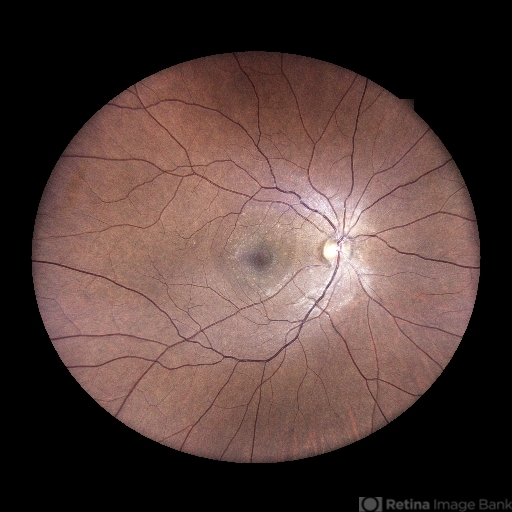
#> input picture retina_images/retina-4.jpeg, 512 x 512 px
$ python retina_analysis.py
#> lines starting #> are read from the running program, lines starting #| are printed output that depends on the picture; after the words box and inside, x2 and y2 are one past the last pixel; in counts of white or black regions, pixels touching at a corner belong together
#> in create_composite, image is the input picture: shape (512, 512, 3); mean B, G, R 56.3, 60.6, 81.6
### segment_roi.py
import cv2
import numpy as np

def segment_roi(image):
    if image is None:
        print("Error: Could not load image")
        exit()

    # Convert to grayscale
    gray = cv2.cvtColor(image, cv2.COLOR_BGR2GRAY)

    # Apply Gaussian blur
    blur = cv2.GaussianBlur(gray, (5, 5), 0)

    # Thresholding
    _, thresh = cv2.threshold(blur, 10, 255, cv2.THRESH_BINARY)
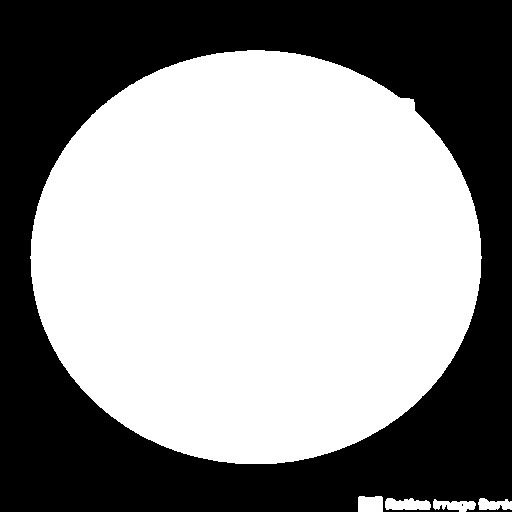
#> thresh: shape (512, 512); 56.6% white; 2 black regions (1 under 20 px)

    # Find contours
    contours, _ = cv2.findContours(thresh, cv2.RETR_EXTERNAL, cv2.CHAIN_APPROX_SIMPLE)
#> contours = 5 contours; box (x1, y1, x2, y2) and area: (30, 50, 482, 464) 146150, (385, 498, 431, 510) 400, (358, 496, 383, 512) 349, (433, 499, 476, 512) 308, (478, 498, 512, 510) 260
    contours = sorted(contours, key=cv2.contourArea, reverse=True)

    # Create mask
    mask = np.zeros_like(gray)
    cv2.drawContours(mask, [contours[0]], -1, 255, thickness=cv2.FILLED)
#> mask: shape (512, 512); 56% white; 1 black region, box (x1, y1, x2, y2) and area: (0, 0, 512, 512) 115375

    # Create segmented image
    segmented = cv2.bitwise_and(image, image, mask=mask)

    # Create overlay
    overlay = image.copy()
    overlay[mask == 0] = [255, 255, 255]  # White background
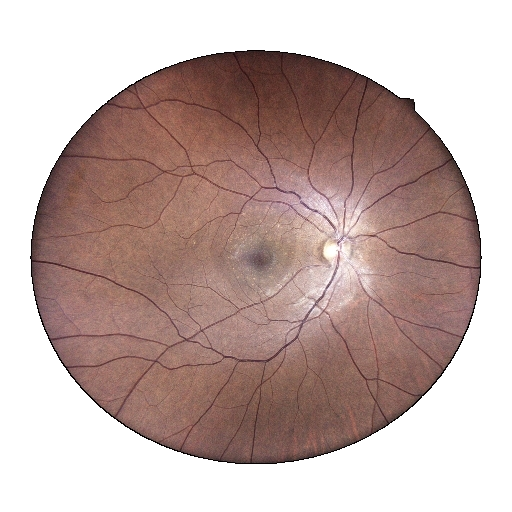
#> overlay: shape (512, 512, 3); mean B, G, R 168.3, 172.6, 193.6

    return segmented, overlay

### segment_optic_disk.py
import cv2
import numpy as np

def segment_optic_disk(image):
    if image is None:
        print("Error: Could not load image")
        exit()

    # Convert to grayscale
    gray = cv2.cvtColor(image, cv2.COLOR_BGR2GRAY)
    blurred = cv2.medianBlur(gray, 5)

    # Apply CLAHE
    clahe = cv2.createCLAHE(clipLimit=2.0, tileGridSize=(8, 8))
    enhanced = clahe.apply(blurred)

    # Thresholding
    _, thresh = cv2.threshold(enhanced, 235, 255, cv2.THRESH_BINARY)
#> thresh: shape (512, 512); 0.19% white; 16 white regions (14 under 20 px), largest, box (x1, y1, x2, y2) and area: (324, 244, 349, 262) 291, (337, 264, 354, 277) 119

    # Morphological operations
    kernel = cv2.getStructuringElement(cv2.MORPH_ELLIPSE, (15, 15))
    closed = cv2.morphologyEx(thresh, cv2.MORPH_CLOSE, kernel)
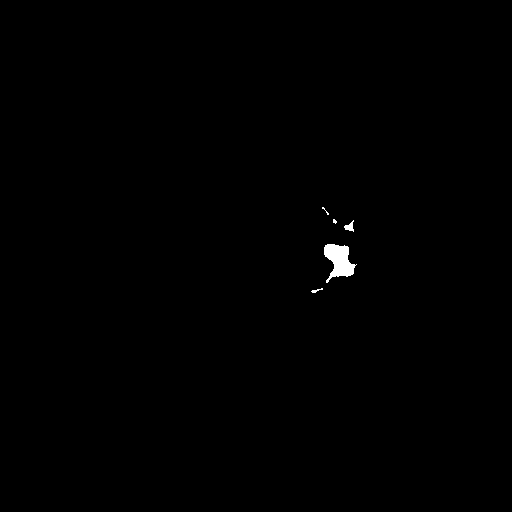
#> closed: shape (512, 512); 0.31% white; 5 white regions (2 under 20 px)

    # Find contours
    contours, _ = cv2.findContours(closed, cv2.RETR_EXTERNAL, cv2.CHAIN_APPROX_SIMPLE)
#> contours = 5 contours, 3 with area under 20; largest, box (x1, y1, x2, y2) and area: (324, 244, 357, 283) 650, (344, 220, 354, 232) 44

    if contours:
        largest_contour = max(contours, key=cv2.contourArea)
#> largest_contour = contour of 61 points, box (x1, y1, x2, y2) (324, 244, 357, 283), area 650
        (x, y), radius = cv2.minEnclosingCircle(largest_contour)
#> x = 335.2; y = 263.2; radius = 20.89
        center, radius = (int(x), int(y)), int(radius * 0.9)
#> center = (335, 263); radius = 18

        mask = np.zeros_like(gray)
        cv2.circle(mask, center, radius, 255, -1)
#> mask: shape (512, 512); 0.38% white; 1 white region, box (x1, y1, x2, y2) and area: (317, 245, 354, 282) 1009

        optic_disc_segment = cv2.bitwise_and(image, image, mask=mask)
        highlighted_image = image.copy()
        cv2.circle(highlighted_image, center, radius, (0, 255, 0), 3)
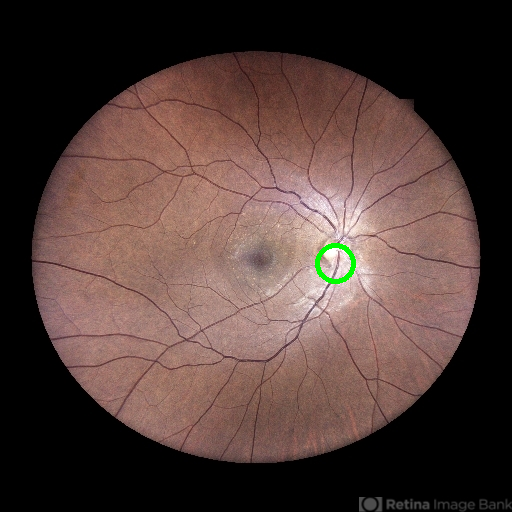
#> highlighted_image: shape (512, 512, 3); 0.22% of pixels changed, all inside (x1, y1, x2, y2) = (315, 243, 356, 284)
    else:
        print("Optic disc not found - using fallback")
        # Create placeholder images
        highlighted_image = image.copy()
        optic_disc_segment = np.zeros_like(image)
        # Add error message
        cv2.putText(highlighted_image, "Optic Disk Not Found", (50, image.shape[0]//2),
                    cv2.FONT_HERSHEY_SIMPLEX, 1, (0, 0, 255), 2)
        cv2.putText(optic_disc_segment, "Optic Disk Not Found", (50, image.shape[0]//2),
                    cv2.FONT_HERSHEY_SIMPLEX, 1, (0, 0, 255), 2)

    return highlighted_image, optic_disc_segment

### segment_blood_vessels.py
import cv2
import numpy as np

def segment_blood_vessels(image):
    if image is None:
        print("Error: Could not load image")
        exit()

    # Extract green channel
    green_channel = image[:, :, 1]

    # Apply CLAHE
    clahe = cv2.createCLAHE(clipLimit=2.0, tileGridSize=(8, 8))
    enhanced_green = clahe.apply(green_channel)
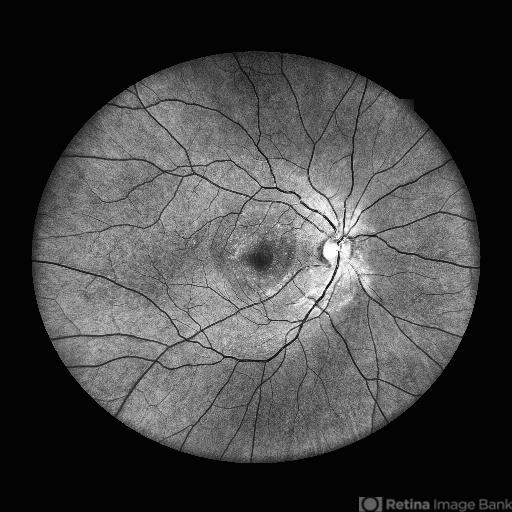
#> enhanced_green: shape (512, 512); min 2, max 255, mean 67.4

    # Apply median blur
    blurred = cv2.medianBlur(enhanced_green, 5)

    # Morphological black-hat
    kernel = cv2.getStructuringElement(cv2.MORPH_RECT, (15, 15))
    blackhat = cv2.morphologyEx(blurred, cv2.MORPH_BLACKHAT, kernel)

    # Thresholding
    _, vessel_mask = cv2.threshold(blackhat, 15, 255, cv2.THRESH_BINARY)
#> vessel_mask: shape (512, 512); 9.9% white; 784 white regions (613 under 20 px), largest, box (x1, y1, x2, y2) and area: (82, 131, 404, 372) 5341, (114, 294, 277, 414) 2047, (53, 236, 126, 289) 830

    # Remove small noise
    kernel_small = cv2.getStructuringElement(cv2.MORPH_ELLIPSE, (3, 3))
    vessel_mask = cv2.morphologyEx(vessel_mask, cv2.MORPH_OPEN, kernel_small, iterations=1)
#> vessel_mask: shape (512, 512); 8.4% white; 338 white regions (177 under 20 px), largest, box (x1, y1, x2, y2) and area: (256, 164, 386, 366) 3122, (114, 294, 276, 413) 1652, (55, 236, 126, 289) 799

    return vessel_mask

### retina_analysis.py
# retina_analysis.py
import cv2
import numpy as np
import os
from segment_roi import segment_roi
from segment_optic_disk import segment_optic_disk
from segment_blood_vessels import segment_blood_vessels

# Create output directory if it doesn't exist
os.makedirs("output_images", exist_ok=True)

def create_composite(image_path):
    # Load the image
    image = cv2.imread(image_path)
    if image is None:
        print(f"Error: Could not load image from {image_path}")
        return

    print("\nProcessing image:", os.path.basename(image_path))

    # Perform all segmentations
    roi_segmented, roi_overlay = segment_roi(image)
    od_highlighted, od_segment = segment_optic_disk(image)
    vessel_mask = segment_blood_vessels(image)

    # Convert vessel mask to 3-channel for display
    vessel_mask_bgr = cv2.cvtColor(vessel_mask, cv2.COLOR_GRAY2BGR)

    # Get dimensions
    h, w = image.shape[:2]
#> h = 512; w = 512
    composite = np.zeros((2 * h, 3 * w, 3), dtype=np.uint8)

    # Add titles to images
    def add_title(img, title):
#> called with title = 'Original'
        titled_img = img.copy()
        cv2.putText(titled_img, title, (20, 40),
                   cv2.FONT_HERSHEY_SIMPLEX, 1, (0, 255, 0), 2)
#> titled_img: shape (512, 512, 3); 0.34% of pixels changed, all inside (x1, y1, x2, y2) = (22, 17, 134, 49)
        return titled_img

    # Arrange images in grid
    composite[0:h, 0:w] = add_title(image, "Original")
    composite[0:h, w:2*w] = add_title(roi_segmented, "ROI Segmented")
#> in add_title (call 2), `cv2.putText(titled_img, title, (20, 40), cv2.FONT_HERSHEY_SIMPLEX, 1, ..`: titled_img: shape (512, 512, 3); mean B, G, R 56.1, 62.1, 81.4
#> composite: shape (1024, 1536, 3); mean B, G, R 18.7, 20.6, 27.2
    composite[0:h, 2*w:3*w] = add_title(roi_overlay, "ROI Overlay")
#> in add_title (call 3), `cv2.putText(titled_img, title, (20, 40), cv2.FONT_HERSHEY_SIMPLEX, 1, ..`: titled_img: shape (512, 512, 3); 0.47% of pixels changed, all inside (x1, y1, x2, y2) = (23, 18, 199, 49)
#> composite: shape (1024, 1536, 3); mean B, G, R 46.6, 49.4, 59.2
    composite[h:2*h, 0:w] = add_title(od_highlighted, "Optic Disk Highlighted")
#> in add_title (call 4), `cv2.putText(titled_img, title, (20, 40), cv2.FONT_HERSHEY_SIMPLEX, 1, ..`: titled_img: shape (512, 512, 3); 0.97% of pixels changed, all inside (x1, y1, x2, y2) = (22, 17, 363, 49)
#> composite: shape (1024, 1536, 3); mean B, G, R 55.9, 59.9, 72.7
    composite[h:2*h, w:2*w] = add_title(od_segment, "Optic Disk Segment")
#> in add_title (call 5), `cv2.putText(titled_img, title, (20, 40), cv2.FONT_HERSHEY_SIMPLEX, 1, ..`: titled_img: shape (512, 512, 3); mean B, G, R 0.8, 2.9, 0.9
#> composite: shape (1024, 1536, 3); mean B, G, R 56, 60.4, 72.9
    composite[h:2*h, 2*w:3*w] = add_title(vessel_mask_bgr, "Blood Vessel")
#> in add_title (call 6), `cv2.putText(titled_img, title, (20, 40), cv2.FONT_HERSHEY_SIMPLEX, 1, ..`:
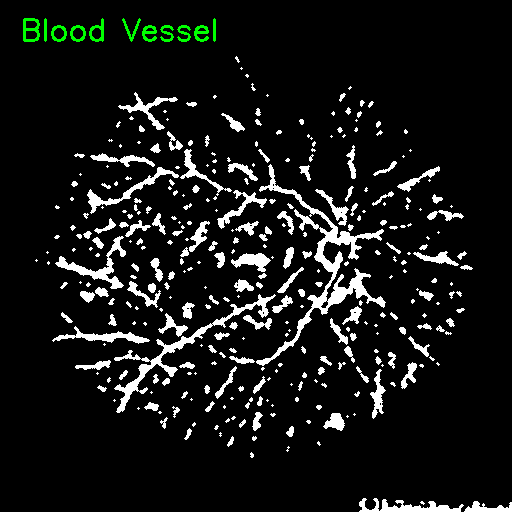
#> titled_img: shape (512, 512, 3); mean B, G, R 21.4, 22.7, 21.4
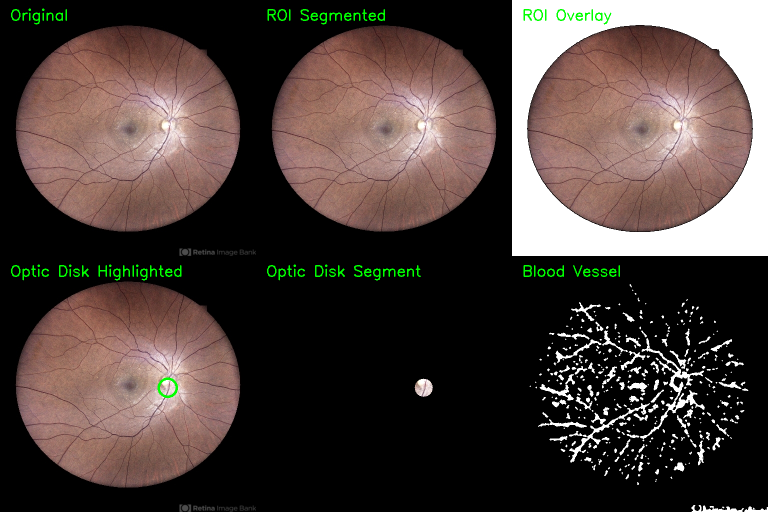
#> composite: shape (1024, 1536, 3) (shown at 1/2 size); mean B, G, R 59.6, 64.2, 76.4

    # Save composite image
    output_path = f"output_images/{os.path.splitext(os.path.basename(image_path))[0]}_composite.jpg"
    cv2.imwrite(output_path, composite)
    print(f"Composite image saved to {output_path}")

    # Display results
    cv2.imshow("Retina Analysis Results", composite)
    cv2.waitKey(0)
    cv2.destroyAllWindows()

if __name__ == "__main__":
    # Specify the image filename to process
    image_filename = "retina-4.jpeg"  # Change this to your desired image filename
    image_path = os.path.join("retina_images", image_filename)

    # Process the specified image
    create_composite(image_path)

$ run again, with retina_images/retina-1.jpeg copied over retina_images/retina-4.jpeg
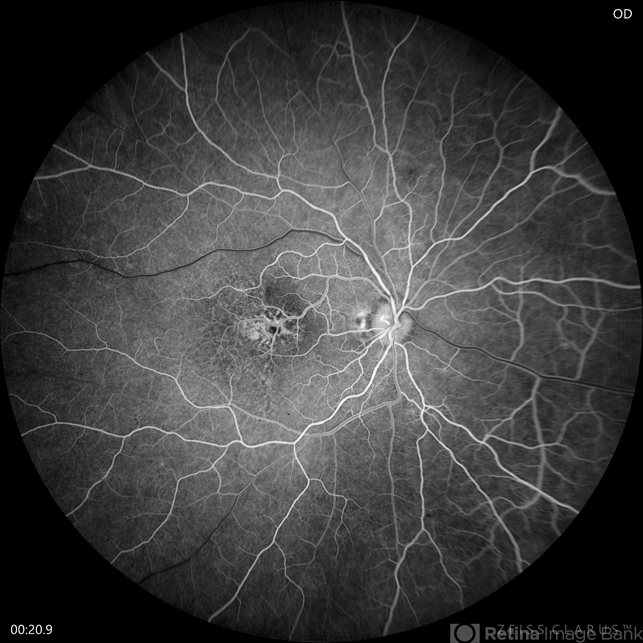
#> input picture retina_images/retina-1.jpeg, 643 x 643 px
#> in create_composite, image is the input picture: shape (643, 643, 3); min 0, max 255, mean 60.8
#> in segment_roi, `_, thresh = cv2.threshold(blur, 10, 255, cv2.THRESH_BINARY)`:
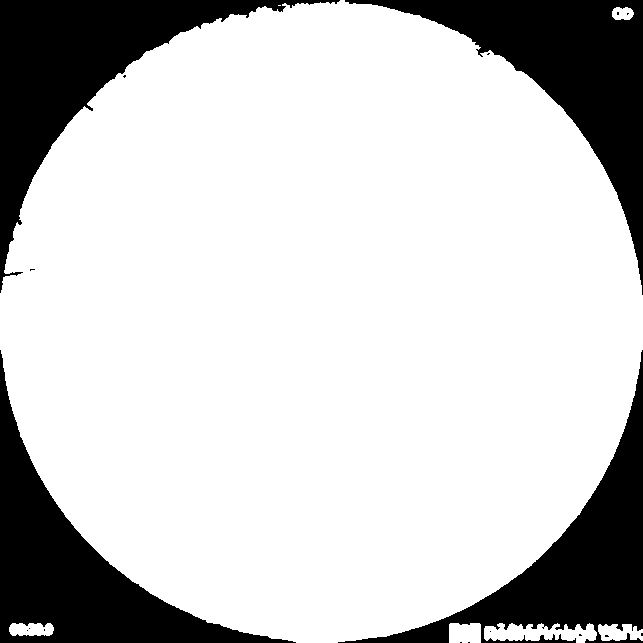
#> thresh: shape (643, 643); 79% white; 18 black regions (14 under 20 px)
#> in segment_roi, `contours, _ = cv2.findContours(thresh, cv2.RETR_EXTERNAL, cv2.CHAIN_AP..`: contours = 7 contours, 1 with area under 20; largest, box (x1, y1, x2, y2) and area: (0, 0, 643, 643) 322360, (484, 623, 597, 643) 1368, (449, 623, 481, 643) 568, (598, 624, 643, 641) 510, (9, 623, 54, 636) 456, (612, 7, 634, 20) 212
#> closed: shape (643, 643); 0.06% white; 6 white regions (5 under 20 px)
#> in segment_optic_disk, `contours, _ = cv2.findContours(closed, cv2.RETR_EXTERNAL, cv2.CHAIN_AP..`: contours = 6 contours, 5 with area under 20; largest, box (x1, y1, x2, y2) and area: (380, 303, 398, 341) 161
#> largest_contour = contour of 50 points, box (x1, y1, x2, y2) (380, 303, 398, 341), area 161
#> in segment_optic_disk, `(x, y), radius = cv2.minEnclosingCircle(largest_contour)`: x = 391.5; y = 321.5; radius = 18.56
#> in segment_optic_disk, `center, radius = (int(x), int(y)), int(radius * 0.9)`: center = (391, 321); radius = 16
#> highlighted_image: shape (643, 643, 3); 0.12% of pixels changed, all inside (x1, y1, x2, y2) = (373, 303, 410, 340)
#> vessel_mask_bgr: shape (643, 643, 3); 29.8% white; 733 white regions (216 under 20 px), largest, box (x1, y1, x2, y2) and area: (0, 175, 412, 431) 24593, (397, 155, 493, 310) 3943, (389, 308, 519, 408) 3434
#> titled_img: shape (643, 643, 3); 0.21% of pixels changed, all inside (x1, y1, x2, y2) = (22, 17, 134, 49)
#> titled_img: shape (643, 643, 3); mean B, G, R 60.4, 61.5, 60.4
#> titled_img: shape (643, 643, 3); mean B, G, R 115.3, 116.1, 115.3
#> titled_img: shape (643, 643, 3); mean B, G, R 60.5, 62.4, 60.5
#> titled_img: shape (643, 643, 3); mean B, G, R 0.4, 1.7, 0.4
#> titled_img: shape (643, 643, 3); mean B, G, R 75.9, 76.8, 75.9
#> in create_composite, `composite[h:2*h, 2*w:3*w] = add_title(vessel_mask_bgr, "Blood Vessel")`:
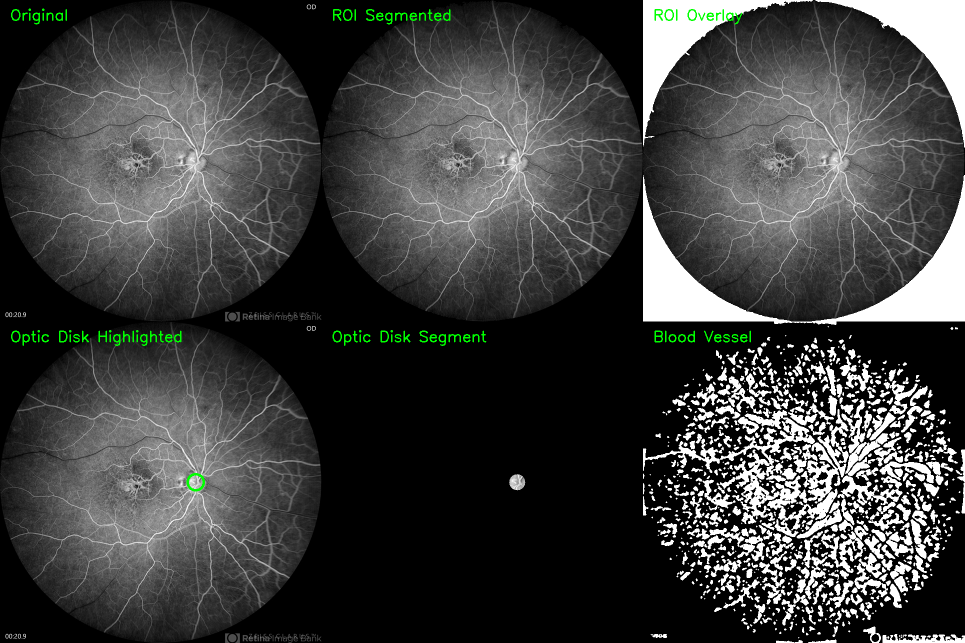
#> composite: shape (1286, 1929, 3) (shown at 1/2 size); mean B, G, R 62.2, 63.3, 62.2

$ run again, with retina_images/retina-2.jpeg copied over retina_images/retina-4.jpeg
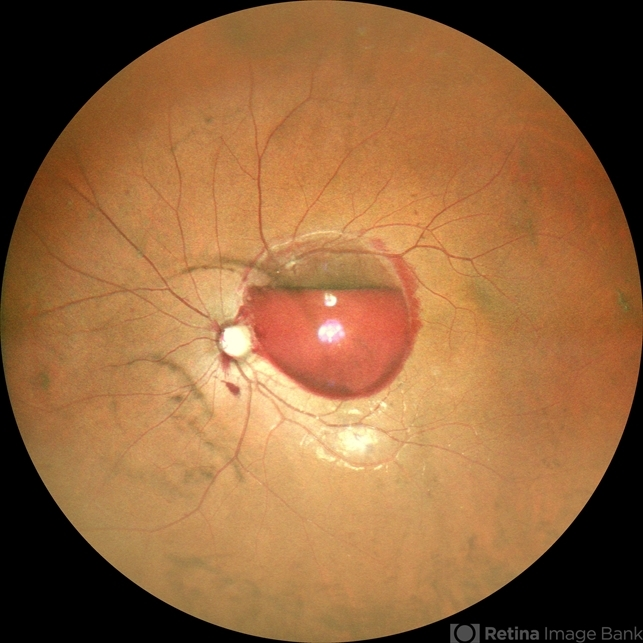
#> input picture retina_images/retina-2.jpeg, 643 x 643 px
#> in create_composite, image is the input picture: shape (643, 643, 3); mean B, G, R 60.4, 101.1, 146.9
#> in segment_roi, `_, thresh = cv2.threshold(blur, 10, 255, cv2.THRESH_BINARY)`:
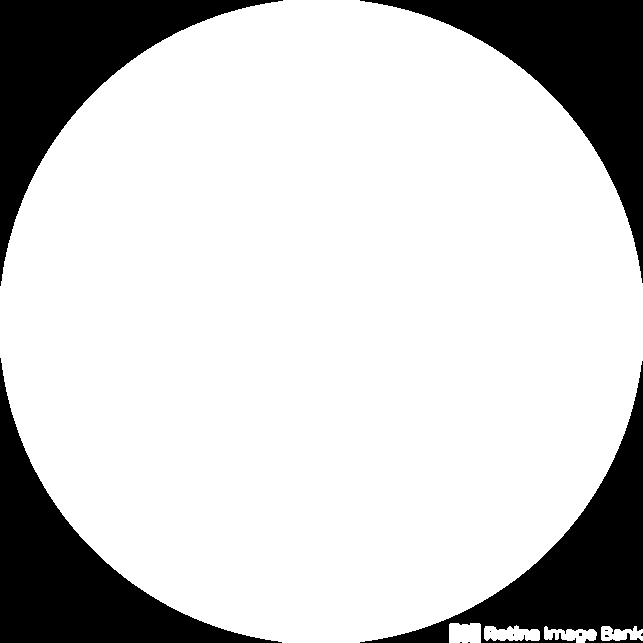
#> thresh: shape (643, 643); 79.7% white; 12 black regions (8 under 20 px)
#> in segment_roi, `contours, _ = cv2.findContours(thresh, cv2.RETR_EXTERNAL, cv2.CHAIN_AP..`: contours = 5 contours; box (x1, y1, x2, y2) and area: (0, 0, 643, 643) 326506, (484, 625, 540, 641) 608, (449, 623, 481, 643) 568, (544, 626, 597, 643) 474, (601, 626, 643, 641) 393
#> closed: shape (643, 643); 0.5% white; 9 white regions (4 under 20 px)
#> in segment_optic_disk, `contours, _ = cv2.findContours(closed, cv2.RETR_EXTERNAL, cv2.CHAIN_AP..`: contours = 9 contours, 4 with area under 20; largest, box (x1, y1, x2, y2) and area: (223, 327, 250, 356) 574, (232, 362, 303, 409) 519, (339, 429, 372, 450) 452, (319, 325, 341, 340) 198, (326, 296, 336, 306) 64
#> largest_contour = contour of 43 points, box (x1, y1, x2, y2) (223, 327, 250, 356), area 574
#> in segment_optic_disk, `(x, y), radius = cv2.minEnclosingCircle(largest_contour)`: x = 235.2; y = 340.5; radius = 14.75
#> in segment_optic_disk, `center, radius = (int(x), int(y)), int(radius * 0.9)`: center = (235, 340); radius = 13
#> highlighted_image: shape (643, 643, 3); 0.1% of pixels changed, all inside (x1, y1, x2, y2) = (220, 325, 251, 356)
#> vessel_mask_bgr: shape (643, 643, 3); 8% white; 322 white regions (161 under 20 px), largest, box (x1, y1, x2, y2) and area: (80, 93, 410, 525) 10878, (368, 191, 476, 308) 1952, (262, 344, 403, 397) 1539
#> titled_img: shape (643, 643, 3); 0.21% of pixels changed, all inside (x1, y1, x2, y2) = (22, 17, 134, 49)
#> titled_img: shape (643, 643, 3); mean B, G, R 60.1, 101.8, 146.5
#> titled_img: shape (643, 643, 3); mean B, G, R 112.5, 154, 199
#> titled_img: shape (643, 643, 3); mean B, G, R 60, 102.3, 146.2
#> titled_img: shape (643, 643, 3); mean B, G, R 0.3, 1.7, 0.3
#> titled_img: shape (643, 643, 3); mean B, G, R 20.4, 21.2, 20.4
#> in create_composite, `composite[h:2*h, 2*w:3*w] = add_title(vessel_mask_bgr, "Blood Vessel")`:
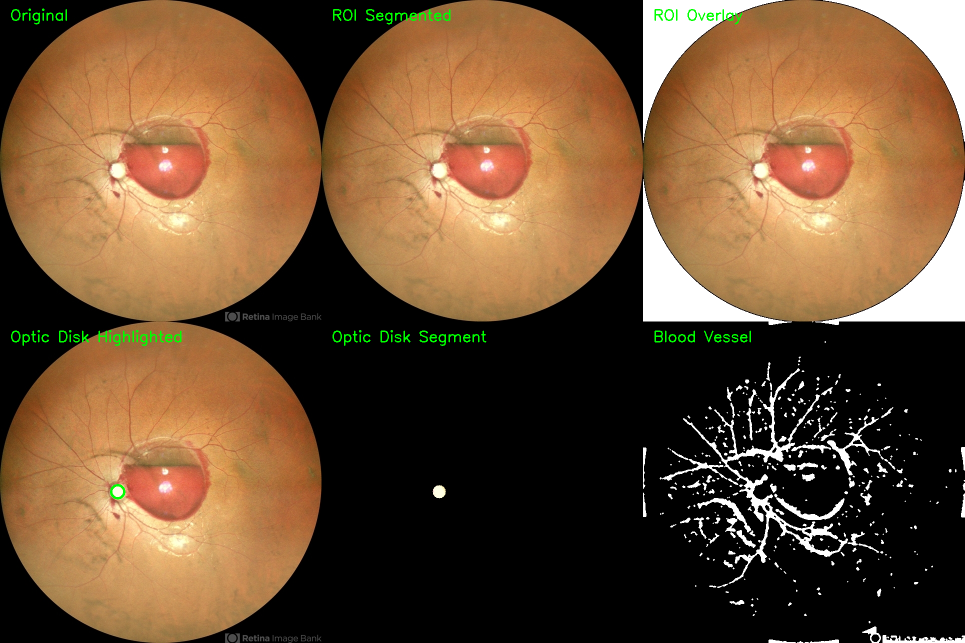
#> composite: shape (1286, 1929, 3) (shown at 1/2 size); mean B, G, R 52.3, 80.4, 109.9
